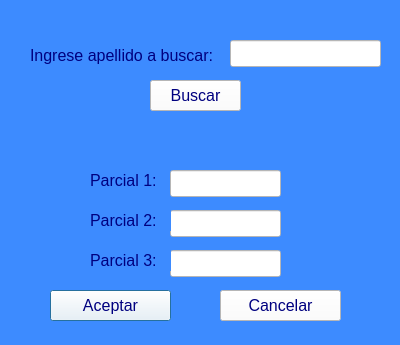
<?xml version="1.0" encoding="UTF-8"?>
<ui version="4.0">
 <class>dialog</class>
 <widget class="QDialog" name="dialog">
  <property name="enabled">
   <bool>true</bool>
  </property>
  <property name="geometry">
   <rect>
    <x>0</x>
    <y>0</y>
    <width>400</width>
    <height>345</height>
   </rect>
  </property>
  <property name="windowTitle">
   <string>Registro de asignatura</string>
  </property>
  <property name="styleSheet">
   <string notr="true">background-color: rgb(61, 139, 255);
</string>
  </property>
  <widget class="QLabel" name="text1">
   <property name="geometry">
    <rect>
     <x>30</x>
     <y>40</y>
     <width>191</width>
     <height>31</height>
    </rect>
   </property>
   <property name="font">
    <font>
     <pointsize>12</pointsize>
    </font>
   </property>
   <property name="styleSheet">
    <string notr="true">color: rgb(0, 0, 127);</string>
   </property>
   <property name="text">
    <string>Ingrese apellido a buscar:</string>
   </property>
  </widget>
  <widget class="QLineEdit" name="lblNombBusca">
   <property name="geometry">
    <rect>
     <x>230</x>
     <y>40</y>
     <width>151</width>
     <height>27</height>
    </rect>
   </property>
   <property name="font">
    <font>
     <pointsize>12</pointsize>
    </font>
   </property>
   <property name="styleSheet">
    <string notr="true">background-color: rgb(255, 255, 255);</string>
   </property>
  </widget>
  <widget class="QLabel" name="text2">
   <property name="geometry">
    <rect>
     <x>90</x>
     <y>170</y>
     <width>81</width>
     <height>21</height>
    </rect>
   </property>
   <property name="font">
    <font>
     <pointsize>12</pointsize>
    </font>
   </property>
   <property name="styleSheet">
    <string notr="true">color: rgb(0, 0, 127);</string>
   </property>
   <property name="text">
    <string>Parcial 1:</string>
   </property>
  </widget>
  <widget class="QPushButton" name="btnAceptar">
   <property name="geometry">
    <rect>
     <x>50</x>
     <y>290</y>
     <width>121</width>
     <height>31</height>
    </rect>
   </property>
   <property name="font">
    <font>
     <pointsize>12</pointsize>
    </font>
   </property>
   <property name="styleSheet">
    <string notr="true">color: rgb(0, 0, 127);
background-color: rgb(255, 255, 255);
</string>
   </property>
   <property name="text">
    <string>Aceptar</string>
   </property>
  </widget>
  <widget class="QPushButton" name="btnCancelar">
   <property name="geometry">
    <rect>
     <x>220</x>
     <y>290</y>
     <width>121</width>
     <height>31</height>
    </rect>
   </property>
   <property name="font">
    <font>
     <pointsize>12</pointsize>
    </font>
   </property>
   <property name="styleSheet">
    <string notr="true">color: rgb(0, 0, 127);
background-color: rgb(255,255,255);
</string>
   </property>
   <property name="text">
    <string>Cancelar</string>
   </property>
  </widget>
  <widget class="QLineEdit" name="lblp1">
   <property name="geometry">
    <rect>
     <x>170</x>
     <y>170</y>
     <width>111</width>
     <height>27</height>
    </rect>
   </property>
   <property name="font">
    <font>
     <pointsize>12</pointsize>
    </font>
   </property>
   <property name="styleSheet">
    <string notr="true">background-color: rgb(255, 255, 255);</string>
   </property>
  </widget>
  <widget class="QLineEdit" name="lblp2">
   <property name="geometry">
    <rect>
     <x>170</x>
     <y>210</y>
     <width>111</width>
     <height>27</height>
    </rect>
   </property>
   <property name="font">
    <font>
     <pointsize>12</pointsize>
    </font>
   </property>
   <property name="styleSheet">
    <string notr="true">background-color: rgb(255, 255, 255);</string>
   </property>
  </widget>
  <widget class="QLineEdit" name="lblp3">
   <property name="geometry">
    <rect>
     <x>170</x>
     <y>250</y>
     <width>111</width>
     <height>27</height>
    </rect>
   </property>
   <property name="font">
    <font>
     <pointsize>12</pointsize>
    </font>
   </property>
   <property name="styleSheet">
    <string notr="true">background-color: rgb(255, 255, 255);</string>
   </property>
  </widget>
  <widget class="QPushButton" name="btnBuscar">
   <property name="geometry">
    <rect>
     <x>150</x>
     <y>80</y>
     <width>91</width>
     <height>31</height>
    </rect>
   </property>
   <property name="font">
    <font>
     <pointsize>12</pointsize>
    </font>
   </property>
   <property name="styleSheet">
    <string notr="true">color: rgb(0, 0, 127);
background-color: rgb(255, 255, 255);
</string>
   </property>
   <property name="text">
    <string>Buscar</string>
   </property>
  </widget>
  <widget class="QLabel" name="text2_2">
   <property name="geometry">
    <rect>
     <x>80</x>
     <y>130</y>
     <width>251</width>
     <height>21</height>
    </rect>
   </property>
   <property name="font">
    <font>
     <pointsize>12</pointsize>
    </font>
   </property>
   <property name="styleSheet">
    <string notr="true">color: rgb(0, 0, 0);</string>
   </property>
   <property name="text">
    <string/>
   </property>
  </widget>
  <widget class="QLabel" name="text2_3">
   <property name="geometry">
    <rect>
     <x>90</x>
     <y>210</y>
     <width>81</width>
     <height>21</height>
    </rect>
   </property>
   <property name="font">
    <font>
     <pointsize>12</pointsize>
    </font>
   </property>
   <property name="styleSheet">
    <string notr="true">color: rgb(0, 0, 127);</string>
   </property>
   <property name="text">
    <string>Parcial 2:</string>
   </property>
  </widget>
  <widget class="QLabel" name="text2_4">
   <property name="geometry">
    <rect>
     <x>90</x>
     <y>250</y>
     <width>81</width>
     <height>21</height>
    </rect>
   </property>
   <property name="font">
    <font>
     <pointsize>12</pointsize>
    </font>
   </property>
   <property name="styleSheet">
    <string notr="true">color: rgb(0, 0, 127);</string>
   </property>
   <property name="text">
    <string>Parcial 3:</string>
   </property>
  </widget>
 </widget>
 <resources/>
 <connections/>
</ui>
